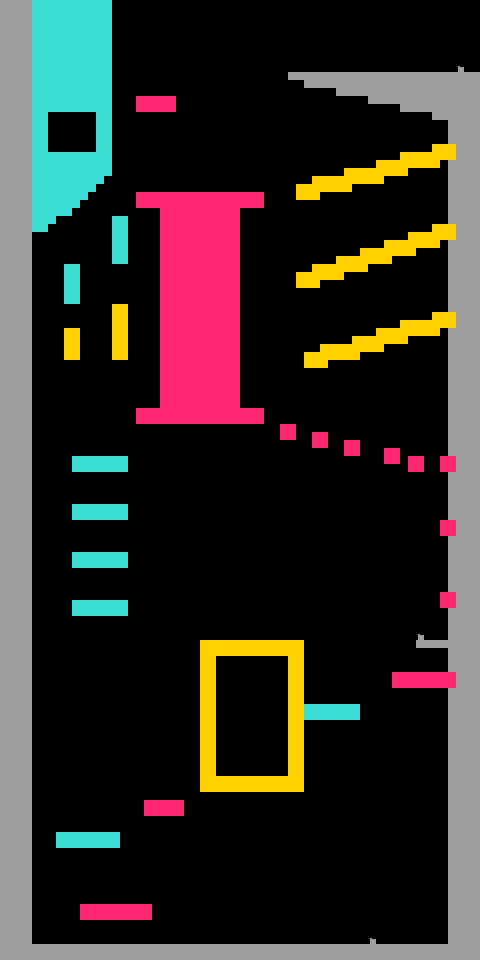

This game map was drawn from its Tiled (.tmx) file and the tilesets committed beside it. A one-line description and the trimmed map source follow:
An orthogonal 60x120 tile map with 8x8 px tiles, 4 tile layers (Base, Yellow, Red, Blue), 2 tilesets and 3 objects (Spawn, Goal, Checkpoint).

<map version="1.2" tiledversion="1.3.4" orientation="orthogonal" renderorder="right-down" width="60" height="120" tilewidth="8" tileheight="8" infinite="0" nextlayerid="7" nextobjectid="17">
 <editorsettings>
  <export target="test_tilemap.json" format="json" />
 </editorsettings>
 <tileset firstgid="1" name="test_tileset" tilewidth="16" tileheight="16" tilecount="9" columns="3">
  <image source="test_tilemap.png" width="48" height="48" />
  <tile id="0">
   <properties>
    <property name="collision" type="bool" value="true" />
   </properties>
  </tile>
  <tile id="1">
   <properties>
    <property name="collision" type="bool" value="true" />
   </properties>
  </tile>
  <tile id="2">
   <properties>
    <property name="collision" type="bool" value="true" />
   </properties>
  </tile>
  <tile id="3">
   <properties>
    <property name="collision" type="bool" value="true" />
   </properties>
  </tile>
  <tile id="4">
   <properties>
    <property name="collision" type="bool" value="true" />
   </properties>
  </tile>
  <tile id="5">
   <properties>
    <property name="collision" type="bool" value="false" />
   </properties>
  </tile>
  <tile id="6">
   <properties>
    <property name="collision" type="bool" value="false" />
   </properties>
  </tile>
  <tile id="7">
   <properties>
    <property name="collision" type="bool" value="false" />
   </properties>
  </tile>
  <tile id="8">
   <properties>
    <property name="collision" type="bool" value="false" />
   </properties>
  </tile>
 </tileset>
 <tileset firstgid="10" name="tileset" tilewidth="8" tileheight="8" tilecount="4096" columns="64">
  <image source="../tiles_NEW/tileset.png" width="512" height="512" />
 </tileset>
 <layer id="1" name="Base" width="60" height="120">
  <data>[7200 cells, 7200 non-empty, 4 distinct tile ids]</data>
 </layer>
 <layer id="5" name="Yellow" width="60" height="120">
  <data>[7200 cells, 124 non-empty, 1 distinct tile ids]</data>
 </layer>
 <layer id="3" name="Red" width="60" height="120">
  <data>[7200 cells, 295 non-empty, 1 distinct tile ids]</data>
 </layer>
 <layer id="4" name="Blue" width="60" height="120">
  <data>[7200 cells, 235 non-empty, 1 distinct tile ids]</data>
 </layer>
 <objectgroup id="6" name="Objects">
  <object id="2" name="Spawn" x="738" y="1834">
   <point />
  </object>
  <object id="10" name="Goal" x="912" y="160">
   <point />
  </object>
  <object id="16" name="Checkpoint" x="335" y="891">
   <point />
  </object>
 </objectgroup>
</map>
